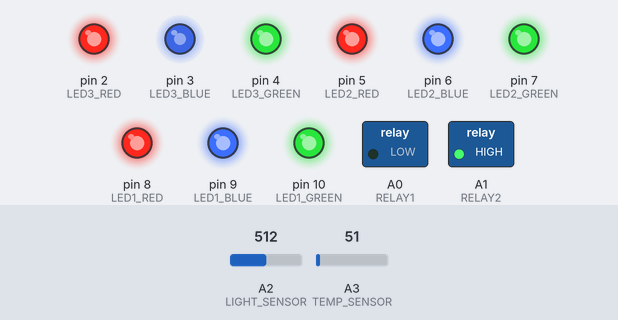
A sketch run on a simulated Arduino Uno, built with avr-gcc and run on an emulated ATmega328P. Shown: switched loads named in the sketch (green lamp = pin HIGH), output pins drawn as LEDs (lit = HIGH). Inputs (shaded band) come from the test bench; at power-on: A3 (TEMP_SENSOR) = 51, A2 (LIGHT_SENSOR) = 512. What the sketch prints to the serial monitor is not drawn.

Above: at 1.2 s.
1.3 s: A3 (TEMP_SENSOR) set to 163
At 2.1 s:
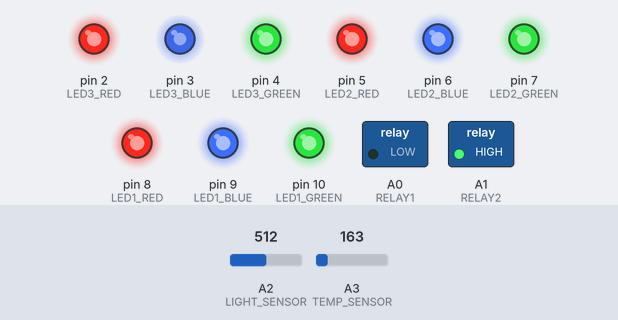
2.8 s: A2 (LIGHT_SENSOR) set to 372
5.8 s: A2 (LIGHT_SENSOR) set to 355
At 6.4 s:
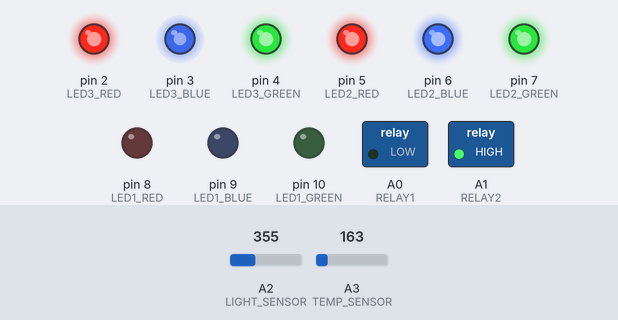
7.3 s: A3 (TEMP_SENSOR) set to 112
At 7.6 s:
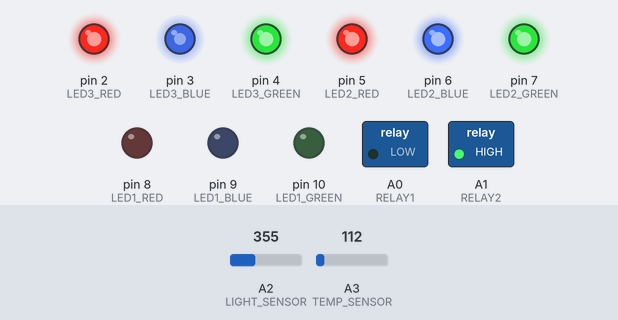
8.8 s: A2 (LIGHT_SENSOR) set to 539
11.8 s: A2 (LIGHT_SENSOR) set to 568
At 12.2 s:
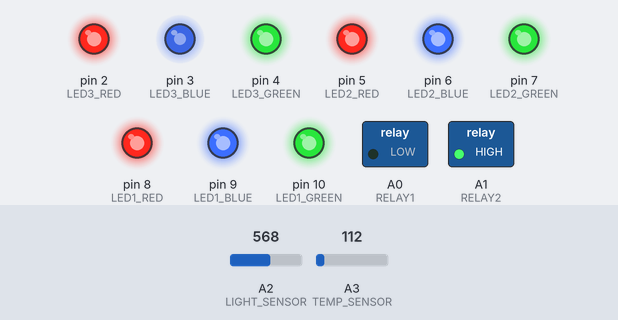
Timing chart, 0 to 14.8 s (numbered marks = the images above; inputs shaded):
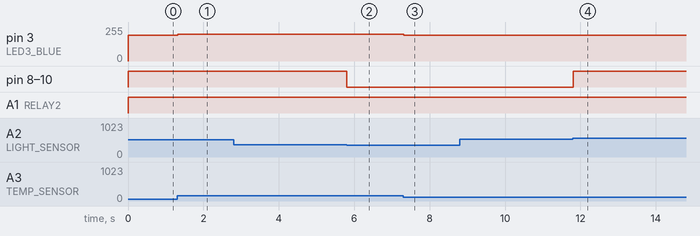

The sketch:

InputOutput.ino
```cpp
#define  RELAY1         A0
#define  RELAY2         A1
#define  LIGHT_SENSOR   A2
#define  TEMP_SENSOR    A3

#define  LED3_RED       2
#define  LED3_GREEN     4
#define  LED3_BLUE      3

#define  LED2_RED       5
#define  LED2_GREEN     7
#define  LED2_BLUE      6

#define  LED1_RED       8
#define  LED1_GREEN     10
#define  LED1_BLUE      9

void setup() {
  Serial.begin(115200);

  init_relays();
  init_leds();
}

void loop() {
  static byte coolState, heatState;

  //Enable the output LED based on luminance
  int light = read_light();
  if (light < 100) {
    digitalWrite(LED1_RED, LOW);
    digitalWrite(LED1_GREEN, LOW);
    digitalWrite(LED1_BLUE, LOW);
  } else if (light > 150) {
    digitalWrite(LED1_RED, HIGH);
    digitalWrite(LED1_GREEN, HIGH);
    digitalWrite(LED1_BLUE, HIGH);
  }

  //Set LED color based on current temp
  int minTemp = 65;
  int maxTemp = 85;
  int temp = constrain(read_temp(), minTemp, maxTemp);
  int val = map(temp, minTemp, maxTemp, 0, 63);
  //Set Red/Blue as inverse of each other
  analogWrite(LED3_RED, 255 - val);
  analogWrite(LED3_GREEN, 255);
  analogWrite(LED3_BLUE, 192 + val);

  //Set call for heat/cooling based on thresholds
  if (temp > 80) {
    coolState = HIGH;
    heatState = LOW;
  } else if (temp < 70) {
    coolState = LOW;
    heatState = HIGH;
  } else if (temp > 73 && temp < 77) {
    coolState = LOW;
    heatState = LOW;
  }

  digitalWrite(RELAY1, coolState);
  digitalWrite(RELAY2, heatState);

  debug(temp, light);

  delay(20);
}

/*
 * Write current values out serial for debugging
 */
void debug(int temp, int light) {
  Serial.print('\r');
  Serial.print("Temp: ");
  Serial.print(temp, DEC);
  Serial.print(" Light: ");
  Serial.print(light, DEC);
}

double read_temp() {
  int val = analogRead(TEMP_SENSOR);
  /*
   * Arduino board contains a 10-bit analog to digital converter. This
   * will map input voltages between 0 and 5 volts into integer values
   * between 0 and 1023. This yields a resolution between readings of: 5
   * volts / 1024 units or, .0049 volts (4.9 mV) per unit.
   */
  double voltagemv = val * 4.9;
  /*
   * The change in voltage is scaled to a temperature coefficient of 10.0
   * mV/degC (typical) for the MCP9700/9700A and 19.5 mV/degC (typical)
   * for the MCP9701/9701A. The out- put voltage at 0 degC is also scaled
   * to 500 mV (typical) and 400 mV (typical) for the MCP9700/9700A and
   * MCP9701/9701A, respectively. VOUT = TC•TA+V0degC
   */
  double kVoltageAtZeroCmv = 400;
  double kTemperatureCoefficientmvperC = 19.5;
  double ambientTemperatureC = ((double) voltagemv - kVoltageAtZeroCmv)
		/ kTemperatureCoefficientmvperC;
  double temperatureF = (9.0 / 5.0) * ambientTemperatureC + 32.0;

  return temperatureF;
}

int read_light() {
  int val = analogRead(LIGHT_SENSOR);
  /*
   * Arduino board contains a 10-bit analog to digital converter. This
   * will map input voltages between 0 and 5 volts into integer values
   * between 0 and 1023. This yields a resolution between readings of: 5
   * volts / 1024 units or, .0049 volts (4.9 mV) per unit.
   */
  double voltagemv = val * 4.9;

  /*
   * The TPS852 light sensor outputs a constant current that is linearly
   * proportional to the luminance value (in lux) of the ambient light. The
   * output is 0.35uA / lux (typical).  The demo shield passes this current
   * through a 51K resistor. VOUT = Iout * 51K, so the light coefficient
   * is 17.85 mV/lux.
   */
  double kLightCoefficientLux = 17.85;
  double light = voltagemv / kLightCoefficientLux;

  return light;
}

void init_relays() {
  digitalWrite(RELAY1, LOW);
  digitalWrite(RELAY2, LOW);

  pinMode(RELAY1, OUTPUT);
  pinMode(RELAY2, OUTPUT);
}

void init_leds() {
  digitalWrite(LED1_RED, 1);
  digitalWrite(LED1_GREEN, 1);
  digitalWrite(LED1_BLUE, 1);

  pinMode(LED1_RED, OUTPUT);
  pinMode(LED1_GREEN, OUTPUT);
  pinMode(LED1_BLUE, OUTPUT);

  digitalWrite(LED2_RED, 1);
  digitalWrite(LED2_GREEN, 1);
  digitalWrite(LED2_BLUE, 1);

  pinMode(LED2_RED, OUTPUT);
  pinMode(LED2_GREEN, OUTPUT);
  pinMode(LED2_BLUE, OUTPUT);

  digitalWrite(LED3_RED, 1);
  digitalWrite(LED3_GREEN, 1);
  digitalWrite(LED3_BLUE, 1);

  pinMode(LED3_RED, OUTPUT);
  pinMode(LED3_GREEN, OUTPUT);
  pinMode(LED3_BLUE, OUTPUT);
}
```

Measured:
- the behaviour switches between 365 and 364 on A2 (LIGHT_SENSOR) (found by bisection; images 1 and 2)
- the behaviour switches between 550 and 551 on A2 (LIGHT_SENSOR) (found by bisection; images 3 and 4)
- after the input at 1.3 s, pin 3 (LED3_BLUE): 192/255 → 201/255 at once
- after the input at 2.8 s, every drawn part: stays the same
- after the input at 5.8 s, pin 8 (LED1_RED), pin 9 (LED1_BLUE), pin 10 (LED1_GREEN): HIGH → LOW at once
- after the input at 7.3 s, pin 3 (LED3_BLUE): 201/255 → 192/255 at once
- after the input at 8.8 s, every drawn part: stays the same
- after the input at 11.8 s, pin 8 (LED1_RED), pin 9 (LED1_BLUE), pin 10 (LED1_GREEN): LOW → HIGH at once
